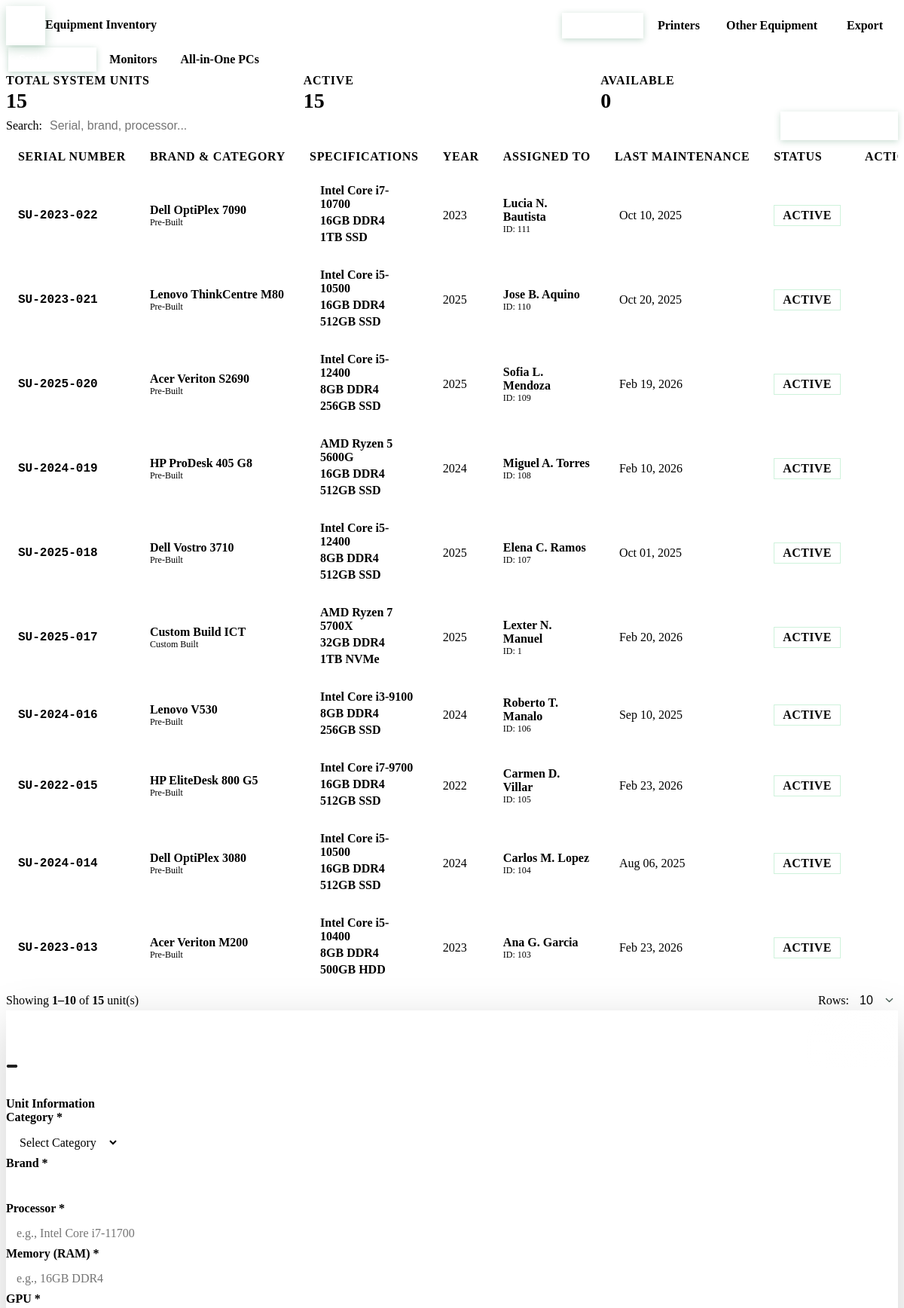
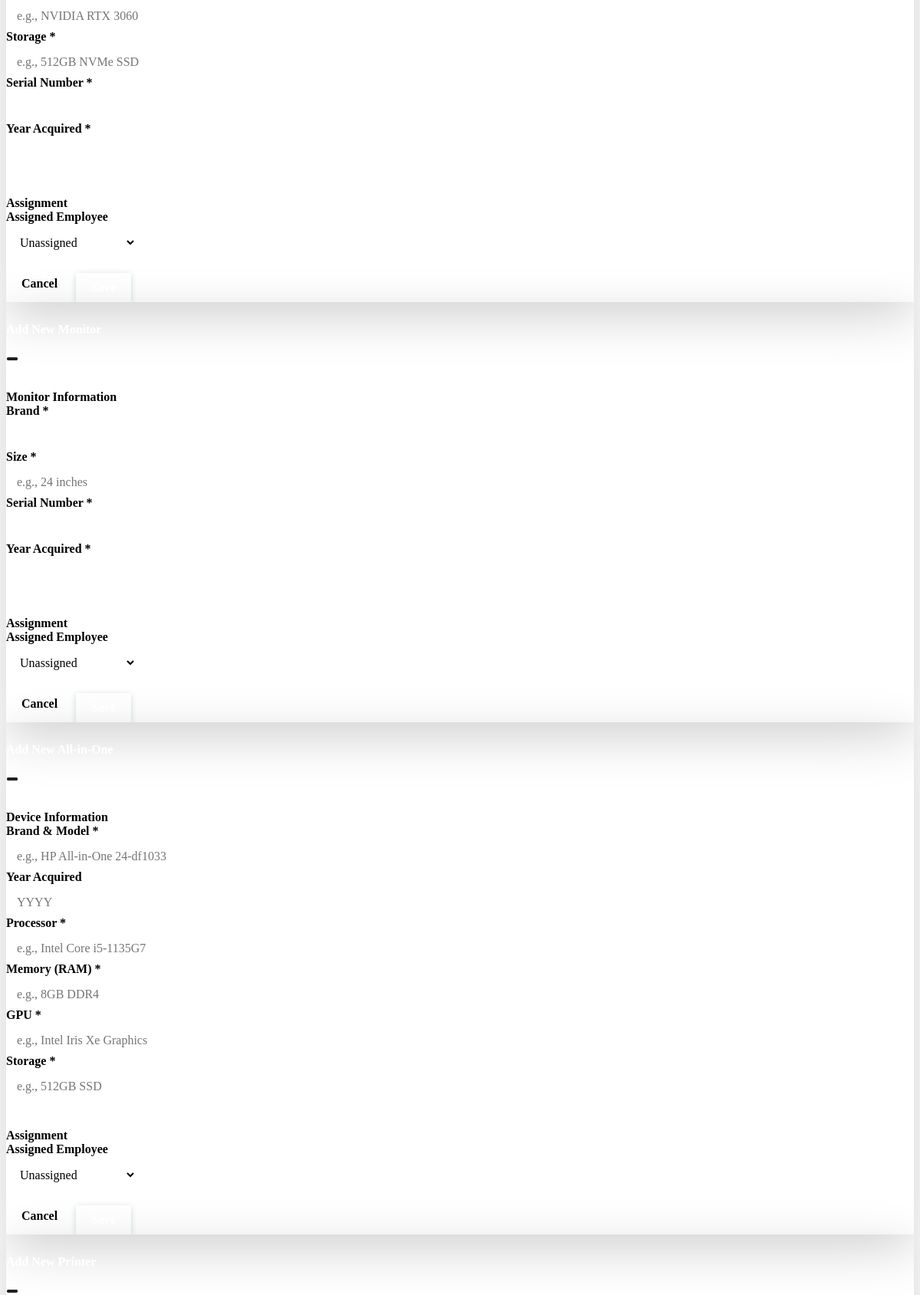
Page /modules/inventory/equipment.php (upper part) on the committed database (2 pictures, top to bottom).
### tables this page shows
CREATE TABLE `tbl_systemunit` (
  `systemunitId` int(11) NOT NULL,
  `systemUnitCategory` enum('Pre-Built','Custom Built') DEFAULT NULL,
  `systemUnitBrand` varchar(100) NOT NULL,
  `specificationProcessor` varchar(255) NOT NULL,
  `specificationMemory` varchar(255) NOT NULL,
  `specificationGPU` varchar(255) NOT NULL,
  `specificationStorage` varchar(255) NOT NULL,
  `systemUnitSerial` varchar(255) NOT NULL,
  `yearAcquired` year(4) DEFAULT NULL,
  `employeeId` int(11) DEFAULT NULL
);

CREATE TABLE `tbl_maintenance_schedule` (
  `scheduleId` int(11) NOT NULL,
  `equipmentType` varchar(50) NOT NULL COMMENT 'System Unit, Monitor, Printer, Laptop, etc.',
  `equipmentId` int(11) NOT NULL COMMENT 'ID from the specific equipment table',
  `maintenanceFrequency` enum('Monthly','Quarterly','Semi-Annual','Annual') NOT NULL DEFAULT 'Semi-Annual',
  `lastMaintenanceDate` date DEFAULT NULL COMMENT 'When was it last maintained?',
  `nextDueDate` date NOT NULL COMMENT 'When is next maintenance due?',
  `isActive` tinyint(1) DEFAULT 1,
  `createdAt` timestamp NOT NULL DEFAULT current_timestamp(),
  `updatedAt` timestamp NOT NULL DEFAULT current_timestamp() ON UPDATE current_timestamp()
);

### modules/inventory/equipment.php (the view, shortened to what the rows shown need)
<?php
$db = getDB();
$stmtSU = $db->query("
    SELECT s.*, CONCAT_WS(' ', e.firstName, e.middleName, e.lastName) as employeeName, m.lastMaintenanceDate
    FROM tbl_systemunit s
    LEFT JOIN tbl_employee e ON s.employeeId = e.employeeId
    LEFT JOIN tbl_maintenance_schedule m ON (s.systemunitId = m.equipmentId AND (LOWER(TRIM(m.equipmentType)) = 'System Unit' OR m.equipmentType = '1'))
    ORDER BY s.systemunitId DESC
");
$systemUnits = $stmtSU->fetchAll();
?>
<link rel="stylesheet" href="assets/css/tabs.css?v=<?php echo time()?>">
<link rel="stylesheet" href="assets/css/inventory.css?v=<?php echo time()?>">
<link rel="stylesheet" href="assets/css/equipment.css?v=<?php echo time()?>">
<div class="page-header">
    <div class="page-header-inner">
        <div>
            <h1 class="page-title">Equipment Inventory</h1>
        </div>
    </div>
</div>
<div class="category-content active" id="category-computers">
    <div class="sub-tab-content active" id="subtab-systemunits">
        <div class="data-table">
            <table>
                <thead>
                    <tr>
                        <th>Serial Number</th>
                        <th>Brand &amp; Category</th>
                        <th>Specifications</th>
                        <th>Year</th>
                        <th>Assigned To</th>
                        <th>Last Maintenance</th>
                        <th>Status</th>
                        <th>Actions</th>
                    </tr>
                </thead>
                <tbody id="systemunitTableBody">
                    <?php foreach ($systemUnits as $s): ?>
                    <?php $status = $s['employeeId'] ? 'Active' : 'Available'; ?>
                    <tr data-su-id="<?php echo $s['systemunitId']; ?>"
                            data-serial="<?php echo strtolower(htmlspecialchars($s['systemUnitSerial'] ?? '')); ?>"
                            data-brand="<?php echo strtolower(htmlspecialchars($s['systemUnitBrand'] ?? '')); ?>"
                            data-employee="<?php echo strtolower(htmlspecialchars($s['employeeName'] ?? '')); ?>"
                            data-status="<?php echo $status; ?>">
                        <td><span class="serial-number"><?php echo htmlspecialchars($s['systemUnitSerial']); ?></span></td>
                        <td>
                            <div style="font-weight:600;color:var(--text-dark)"><?php echo htmlspecialchars($s['systemUnitBrand']); ?></div>
                            <div style="font-size:12px;color:var(--text-light)"><i class="fas fa-tag"></i> <?php echo htmlspecialchars($s['systemUnitCategory'] ?? 'Pre-Built'); ?></div>
                        </td>
                        <td>
                            <div class="spec-item"><i class="fas fa-microchip"></i><span class="spec-value"><?php echo htmlspecialchars($s['specificationProcessor']); ?></span></div>
                            <div class="spec-item"><i class="fas fa-memory"></i><span class="spec-value"><?php echo htmlspecialchars($s['specificationMemory']); ?></span></div>
                            <div class="spec-item"><i class="fas fa-hdd"></i><span class="spec-value"><?php echo htmlspecialchars($s['specificationStorage']); ?></span></div>
                        </td>
                        <td><?php echo htmlspecialchars($s['yearAcquired'] ?? 'N/A'); ?></td>
                        <td>
                            <?php if ($s['employeeName']): ?>
                                <div style="font-weight:600;color:var(--text-dark)"><?php echo htmlspecialchars($s['employeeName']); ?></div>
                                <div style="font-size:12px;color:var(--text-light)">ID: <?php echo htmlspecialchars($s['employeeId']); ?></div>
                            <?php else: ?>
                                <span style="color:var(--text-light);font-style:italic">Unassigned</span>
                            <?php endif; ?>
                        </td>
                        <td>
                            <?php if (!empty($s['lastMaintenanceDate'])): ?>
                                <div class="maintenance-info"><i class="fas fa-tools"></i><?php echo date('M d, Y', strtotime($s['lastMaintenanceDate'])); ?></div>
                            <?php else: ?>
                                <span class="text-muted"><i class="fas fa-clock"></i> No record</span>
                            <?php endif; ?>
                        </td>
                        <td><span class="status-badge status-<?php echo strtolower($status); ?>"><?php echo $status; ?></span></td>
                        <td>
                            <div class="action-buttons">
                                <button class="btn-icon" title="Edit" onclick="editSystemUnit(<?php echo $s['systemunitId']; ?>)"><i class="fas fa-edit"></i></button>
                                <button class="btn-icon btn-danger" title="Delete" onclick="deleteSystemUnit(<?php echo $s['systemunitId']; ?>)"><i class="fas fa-trash"></i></button>
                            </div>
                        </td>
                    </tr>
                    <?php endforeach; ?>
                </tbody>
            </table>
        </div>
    </div>
</div>

### rows in the picture
tbl_systemunit: systemUnitSerial "SU-2023-022", systemUnitBrand "Dell OptiPlex 7090", systemUnitCategory "Pre-Built", specificationProcessor "Intel Core i7-10700", specificationMemory "16GB DDR4", specificationStorage "1TB SSD", yearAcquired "2023", employeeName "Lucia N. Bautista", employeeId "111", tbl_maintenance_schedule.lastMaintenanceDate "Oct 10, 2025", employeeId "ACTIVE"
tbl_systemunit: systemUnitSerial "SU-2023-021", systemUnitBrand "Lenovo ThinkCentre M80", systemUnitCategory "Pre-Built", specificationProcessor "Intel Core i5-10500", specificationMemory "16GB DDR4", specificationStorage "512GB SSD", yearAcquired "2025", employeeName "Jose B. Aquino", employeeId "110", tbl_maintenance_schedule.lastMaintenanceDate "Oct 20, 2025", employeeId "ACTIVE"
tbl_systemunit: systemUnitSerial "SU-2025-020", systemUnitBrand "Acer Veriton S2690", systemUnitCategory "Pre-Built", specificationProcessor "Intel Core i5-12400", specificationMemory "8GB DDR4", specificationStorage "256GB SSD", yearAcquired "2025", employeeName "Sofia L. Mendoza", employeeId "109", tbl_maintenance_schedule.lastMaintenanceDate "Feb 19, 2026", employeeId "ACTIVE"
tbl_systemunit: systemUnitSerial "SU-2024-019", systemUnitBrand "HP ProDesk 405 G8", systemUnitCategory "Pre-Built", specificationProcessor "AMD Ryzen 5 5600G", specificationMemory "16GB DDR4", specificationStorage "512GB SSD", yearAcquired "2024", employeeName "Miguel A. Torres", employeeId "108", tbl_maintenance_schedule.lastMaintenanceDate "Feb 10, 2026", employeeId "ACTIVE"
tbl_systemunit: systemUnitSerial "SU-2025-018", systemUnitBrand "Dell Vostro 3710", systemUnitCategory "Pre-Built", specificationProcessor "Intel Core i5-12400", specificationMemory "8GB DDR4", specificationStorage "512GB SSD", yearAcquired "2025", employeeName "Elena C. Ramos", employeeId "107", tbl_maintenance_schedule.lastMaintenanceDate "Oct 01, 2025", employeeId "ACTIVE"
tbl_systemunit: systemUnitSerial "SU-2025-017", systemUnitBrand "Custom Build ICT", systemUnitCategory "Custom Built", specificationProcessor "AMD Ryzen 7 5700X", specificationMemory "32GB DDR4", specificationStorage "1TB NVMe", yearAcquired "2025", employeeName "Lexter N. Manuel", employeeId "1", tbl_maintenance_schedule.lastMaintenanceDate "Feb 20, 2026", employeeId "ACTIVE"
tbl_systemunit: systemUnitSerial "SU-2024-016", systemUnitBrand "Lenovo V530", systemUnitCategory "Pre-Built", specificationProcessor "Intel Core i3-9100", specificationMemory "8GB DDR4", specificationStorage "256GB SSD", yearAcquired "2024", employeeName "Roberto T. Manalo", employeeId "106", tbl_maintenance_schedule.lastMaintenanceDate "Sep 10, 2025", employeeId "ACTIVE"
tbl_systemunit: systemUnitSerial "SU-2022-015", systemUnitBrand "HP EliteDesk 800 G5", systemUnitCategory "Pre-Built", specificationProcessor "Intel Core i7-9700", specificationMemory "16GB DDR4", specificationStorage "512GB SSD", yearAcquired "2022", employeeName "Carmen D. Villar", employeeId "105", tbl_maintenance_schedule.lastMaintenanceDate "Feb 23, 2026", employeeId "ACTIVE"
tbl_systemunit: systemUnitSerial "SU-2024-014", systemUnitBrand "Dell OptiPlex 3080", systemUnitCategory "Pre-Built", specificationProcessor "Intel Core i5-10500", specificationMemory "16GB DDR4", specificationStorage "512GB SSD", yearAcquired "2024", employeeName "Carlos M. Lopez", employeeId "104", tbl_maintenance_schedule.lastMaintenanceDate "Aug 06, 2025", employeeId "ACTIVE"
tbl_systemunit: systemUnitSerial "SU-2023-013", systemUnitBrand "Acer Veriton M200", systemUnitCategory "Pre-Built", specificationProcessor "Intel Core i5-10400", specificationMemory "8GB DDR4", specificationStorage "500GB HDD", yearAcquired "2023", employeeName "Ana G. Garcia", employeeId "103", tbl_maintenance_schedule.lastMaintenanceDate "Feb 23, 2026", employeeId "ACTIVE"

### other values in the picture
count($systemUnits) "15"
count(array_filter($systemUnits, fn($s) => $s['employeeId'] != null)) "15"
count(array_filter($systemUnits, fn($s) => $s['employeeId'] == null)) "0"
